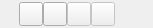
<?xml version="1.0" encoding="UTF-8"?>
<ui version="4.0">
 <class>StatePanel</class>
 <widget class="QWidget" name="StatePanel">
  <property name="windowTitle">
   <string>Form</string>
  </property>
  <layout class="QGridLayout" name="gridLayout">
   <property name="sizeConstraint">
    <enum>QLayout::SetFixedSize</enum>
   </property>
   <property name="leftMargin">
    <number>2</number>
   </property>
   <property name="topMargin">
    <number>2</number>
   </property>
   <property name="rightMargin">
    <number>2</number>
   </property>
   <property name="bottomMargin">
    <number>2</number>
   </property>
   <property name="spacing">
    <number>2</number>
   </property>
   <item row="0" column="0">
    <widget class="QWidget" name="panel" native="true">
     <layout class="QHBoxLayout" name="horizontalLayout">
      <property name="spacing">
       <number>0</number>
      </property>
      <property name="leftMargin">
       <number>0</number>
      </property>
      <property name="topMargin">
       <number>0</number>
      </property>
      <property name="rightMargin">
       <number>0</number>
      </property>
      <property name="bottomMargin">
       <number>0</number>
      </property>
      <item>
       <spacer name="horizontalSpacer_2">
        <property name="orientation">
         <enum>Qt::Horizontal</enum>
        </property>
        <property name="sizeType">
         <enum>QSizePolicy::Fixed</enum>
        </property>
        <property name="sizeHint" stdset="0">
         <size>
          <width>17</width>
          <height>20</height>
         </size>
        </property>
       </spacer>
      </item>
      <item>
       <widget class="QToolButton" name="undoButton">
        <property name="sizePolicy">
         <sizepolicy hsizetype="Preferred" vsizetype="Preferred">
          <horstretch>0</horstretch>
          <verstretch>0</verstretch>
         </sizepolicy>
        </property>
        <property name="minimumSize">
         <size>
          <width>24</width>
          <height>24</height>
         </size>
        </property>
        <property name="icon">
         <iconset resource="../../resources/resources.qrc">
          <normaloff>:/icon/undo.svg</normaloff>:/icon/undo.svg</iconset>
        </property>
       </widget>
      </item>
      <item>
       <widget class="QToolButton" name="redoButton">
        <property name="sizePolicy">
         <sizepolicy hsizetype="Preferred" vsizetype="Preferred">
          <horstretch>0</horstretch>
          <verstretch>0</verstretch>
         </sizepolicy>
        </property>
        <property name="minimumSize">
         <size>
          <width>24</width>
          <height>24</height>
         </size>
        </property>
        <property name="icon">
         <iconset resource="../../resources/resources.qrc">
          <normaloff>:/icon/redo.svg</normaloff>:/icon/redo.svg</iconset>
        </property>
       </widget>
      </item>
      <item>
       <widget class="QToolButton" name="submitButton">
        <property name="enabled">
         <bool>false</bool>
        </property>
        <property name="sizePolicy">
         <sizepolicy hsizetype="Preferred" vsizetype="Preferred">
          <horstretch>0</horstretch>
          <verstretch>0</verstretch>
         </sizepolicy>
        </property>
        <property name="minimumSize">
         <size>
          <width>24</width>
          <height>24</height>
         </size>
        </property>
        <property name="icon">
         <iconset resource="../../resources/resources.qrc">
          <normaloff>:/icon/save.svg</normaloff>:/icon/save.svg</iconset>
        </property>
       </widget>
      </item>
      <item>
       <widget class="QToolButton" name="cancelButton">
        <property name="enabled">
         <bool>false</bool>
        </property>
        <property name="sizePolicy">
         <sizepolicy hsizetype="Preferred" vsizetype="Preferred">
          <horstretch>0</horstretch>
          <verstretch>0</verstretch>
         </sizepolicy>
        </property>
        <property name="minimumSize">
         <size>
          <width>24</width>
          <height>24</height>
         </size>
        </property>
        <property name="icon">
         <iconset resource="../../resources/resources.qrc">
          <normaloff>:/icon/clear.svg</normaloff>:/icon/clear.svg</iconset>
        </property>
       </widget>
      </item>
      <item>
       <spacer name="horizontalSpacer">
        <property name="orientation">
         <enum>Qt::Horizontal</enum>
        </property>
        <property name="sizeType">
         <enum>QSizePolicy::Fixed</enum>
        </property>
        <property name="sizeHint" stdset="0">
         <size>
          <width>36</width>
          <height>20</height>
         </size>
        </property>
       </spacer>
      </item>
     </layout>
    </widget>
   </item>
  </layout>
 </widget>
 <resources>
  <include location="../../resources/resources.qrc"/>
 </resources>
 <connections/>
</ui>
